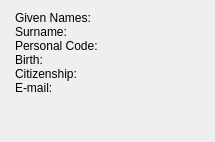
         <widget class="QFrame" name="personalInfo">
          <property name="accessibleName">
           <string>Personal info</string>
          </property>
          <layout class="QGridLayout" name="personalInfoLayout">
           <property name="leftMargin">
            <number>15</number>
           </property>
           <property name="verticalSpacing">
            <number>0</number>
           </property>
           <item row="0" column="0">
            <layout class="QHBoxLayout" name="personalNameLayout" stretch="0,1">
             <property name="spacing">
              <number>3</number>
             </property>
             <item>
              <widget class="QLabel" name="personalNameLabel">
               <property name="text">
                <string>Given Names:</string>
               </property>
              </widget>
             </item>
             <item>
              <widget class="QLabel" name="personalName">
               <property name="textInteractionFlags">
                <set>Qt::TextBrowserInteraction</set>
               </property>
              </widget>
             </item>
            </layout>
           </item>
           <item row="1" column="0">
            <layout class="QHBoxLayout" name="surNameLayout" stretch="0,1">
             <property name="spacing">
              <number>3</number>
             </property>
             <item>
              <widget class="QLabel" name="surNameLabel">
               <property name="text">
                <string>Surname:</string>
               </property>
              </widget>
             </item>
             <item>
              <widget class="QLabel" name="surName">
               <property name="textInteractionFlags">
                <set>Qt::TextBrowserInteraction</set>
               </property>
              </widget>
             </item>
            </layout>
           </item>
           <item row="2" column="0">
            <layout class="QHBoxLayout" name="personalCodeLayout" stretch="0,1">
             <property name="spacing">
              <number>3</number>
             </property>
             <item>
              <widget class="QLabel" name="personalCodeLabel">
               <property name="text">
                <string>Personal Code:</string>
               </property>
              </widget>
             </item>
             <item>
              <widget class="QLabel" name="personalCode">
               <property name="textInteractionFlags">
                <set>Qt::TextBrowserInteraction</set>
               </property>
              </widget>
             </item>
            </layout>
           </item>
           <item row="3" column="0">
            <layout class="QHBoxLayout" name="personalBirthLayout" stretch="0,1">
             <property name="spacing">
              <number>3</number>
             </property>
             <item>
              <widget class="QLabel" name="personalBirthLabel">
               <property name="text">
                <string>Birth:</string>
               </property>
              </widget>
             </item>
             <item>
              <widget class="QLabel" name="personalBirth">
               <property name="textInteractionFlags">
                <set>Qt::TextBrowserInteraction</set>
               </property>
              </widget>
             </item>
            </layout>
           </item>
           <item row="4" column="0">
            <layout class="QHBoxLayout" name="personalCitizenLayout" stretch="0,1">
             <property name="spacing">
              <number>3</number>
             </property>
             <item>
              <widget class="QLabel" name="personalCitizenLabel">
               <property name="text">
                <string>Citizenship:</string>
               </property>
              </widget>
             </item>
             <item>
              <widget class="QLabel" name="personalCitizen">
               <property name="textInteractionFlags">
                <set>Qt::TextBrowserInteraction</set>
               </property>
              </widget>
             </item>
            </layout>
           </item>
           <item row="5" column="0">
            <layout class="QHBoxLayout" name="personalEmailLayout" stretch="0,1">
             <property name="spacing">
              <number>3</number>
             </property>
             <item>
              <widget class="QLabel" name="personalEmailLabel">
               <property name="text">
                <string>E-mail:</string>
               </property>
              </widget>
             </item>
             <item>
              <widget class="QLabel" name="personalEmail">
               <property name="textInteractionFlags">
                <set>Qt::TextBrowserInteraction</set>
               </property>
              </widget>
             </item>
            </layout>
           </item>
           <item row="6" column="0">
            <spacer name="personalInfoSpacer">
             <property name="orientation">
              <enum>Qt::Vertical</enum>
             </property>
             <property name="sizeHint" stdset="0">
              <size>
               <width>0</width>
               <height>0</height>
              </size>
             </property>
            </spacer>
           </item>
           <item row="0" column="1" rowspan="7">
            <widget class="QLabel" name="pictureFrame">
             <property name="minimumSize">
              <size>
               <width>90</width>
               <height>120</height>
              </size>
             </property>
             <property name="accessibleName">
              <string>Picture</string>
             </property>
             <property name="alignment">
              <set>Qt::AlignCenter</set>
             </property>
            </widget>
           </item>
          </layout>
         </widget>
